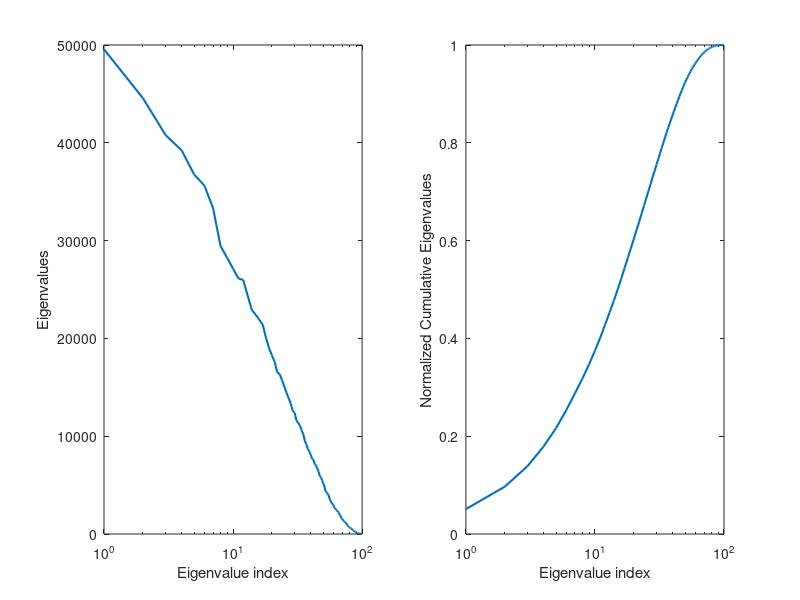
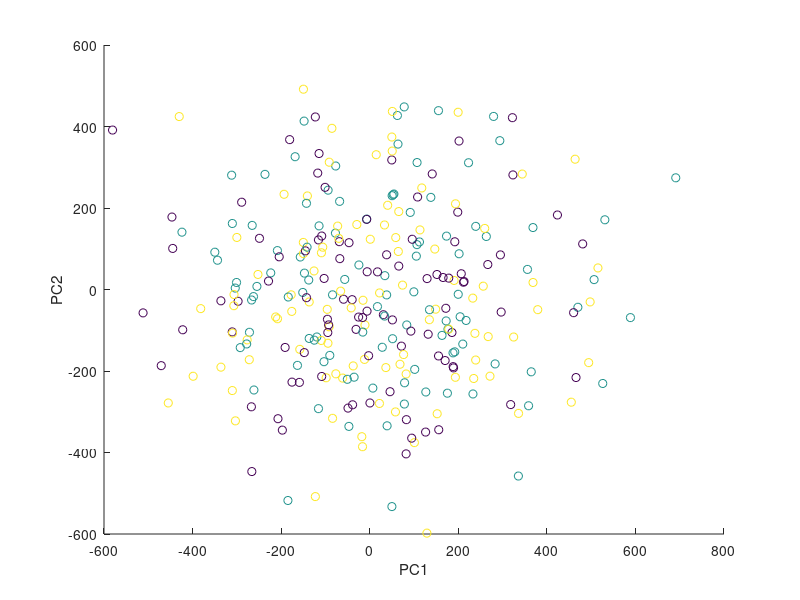

The MATLAB source for these figures, in order: (Note: this script raises an error after producing the figures.)
% Getting data from file
hw2p6_train = load('hw2p6_train.mat');
hw2p6_test = load('hw2p6_test.mat');

% Retriving training
train = hw2p6_train.x1;
clab_train = hw2p6_train.clab1;

% Retriving test data
test = hw2p6_test.x2;
clab_test = hw2p6_test.clab2;

% PCA
cov_matrix = cov(train);
[U, S, V] = svd(cov_matrix);

% Plotting training data eigenvalues
eigenvalues = diag(S);
figure;
subplot(1, 2, 1);
semilogx(1:1:size(S, 1), eigenvalues, 'LineWidth', 1.5);
xlabel('Eigenvalue index');
ylabel('Eigenvalues');

cum_eigenvalues = cumsum(eigenvalues);
subplot(1, 2, 2);
semilogx(1:1:size(S, 1), cum_eigenvalues/cum_eigenvalues(length(cum_eigenvalues)), 'LineWidth', 1.5);
xlabel('Eigenvalue index');
ylabel('Normalized Cumulative Eigenvalues');

U_reduced = U(:, 1:2);
pca_train_projected = U_reduced'  * train'; pca_train_projected = pca_train_projected';
pca_test_projected = U_reduced'  * test'; pca_test_projected = pca_test_projected';

% Plotting PCA projecting
figure;
scatter(pca_train_projected(:, 1), pca_train_projected(:, 2), [], clab_train);
xlabel('PC1'); ylabel('PC2');

% LDA dimensionality reduction
[lda_train_projected, u_lda, d] = tamu_lda(train, clab_train);
lda_test = u_lda'  * test'; lda_test = lda_test';

% Plotting LDA projection
figure;
scatter(lda_train_projected(:, 1), lda_train_projected(:, 2), [], clab_train);
xlabel('PC1'); ylabel('PC2');

lda_train_1 = get_class_data(lda_train_projected, clab_train, 1);
lda_train_2 = get_class_data(lda_train_projected, clab_train, 2);
lda_train_3 = get_class_data(lda_train_projected, clab_train, 3);

test_size = length(lda_test);
train_size = length(lda_train_projected);

prior1 = size(lda_train_1, 1)/train_size;
prior2 = size(lda_train_2, 1)/train_size;
prior3 = size(lda_train_3, 1)/train_size;

correct_class = 0;
for i = 1:test_size
    % Computing gi
    g1 = p6_quadratic_classifier(lda_test(i, :), lda_train_1, prior1);
    g2 = p6_quadratic_classifier(lda_test(i, :), lda_train_2, prior2);
    g3 = p6_quadratic_classifier(lda_test(i, :), lda_train_3, prior3);

    % Checking if the class predicted matches the original class label
    [~, class_predicted] = max([g1, g2, g3]);
    if class_predicted == clab_test(i)
        correct_class = correct_class + 1;
    end
end

disp(correct_class/test_size);